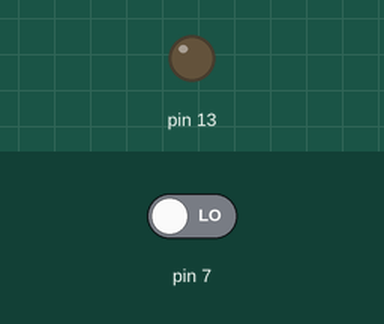
Bench run of a sketch on a simulated Arduino Uno, built with avr-gcc and run on an emulated ATmega328P. Parts: output pins drawn as LEDs (lit = HIGH). The test bench sets the inputs (shaded band); at power-on: pin 7 LOW.

Above: at 1.2 s.
1.3 s: pin 7 driven HIGH
At 1.9 s:
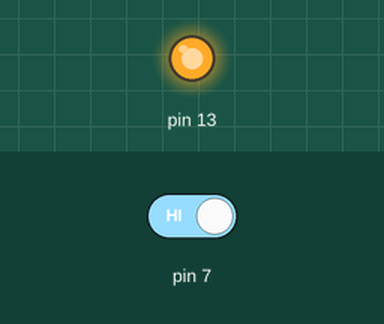
2.8 s: pin 7 driven LOW
At 4.2 s:
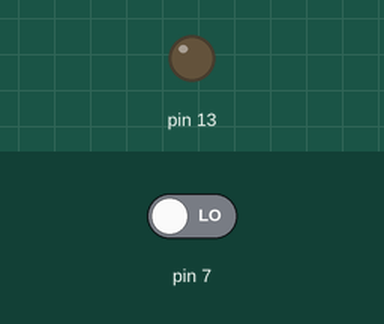
Timing chart, 0 to 5.8 s (numbered marks = the images above; inputs shaded):
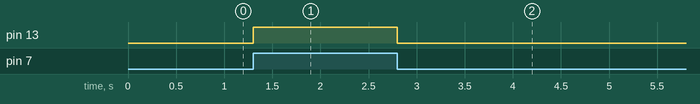

The sketch:

manas_tp_prjct1.ino
```cpp
// C++ code
//


void setup()
{
  pinMode(13, OUTPUT);
  pinMode(7, INPUT);
}

void loop()
{
  digitalWrite(13, LOW);
  if (digitalRead(7)==1) {
    while(digitalRead(7)==1){digitalWrite(13,HIGH);}

  }
}


  
```

Measured:
- after the input at 1.3 s, pin 13: LOW → HIGH at once
- after the input at 2.8 s, pin 13: HIGH → LOW at once
